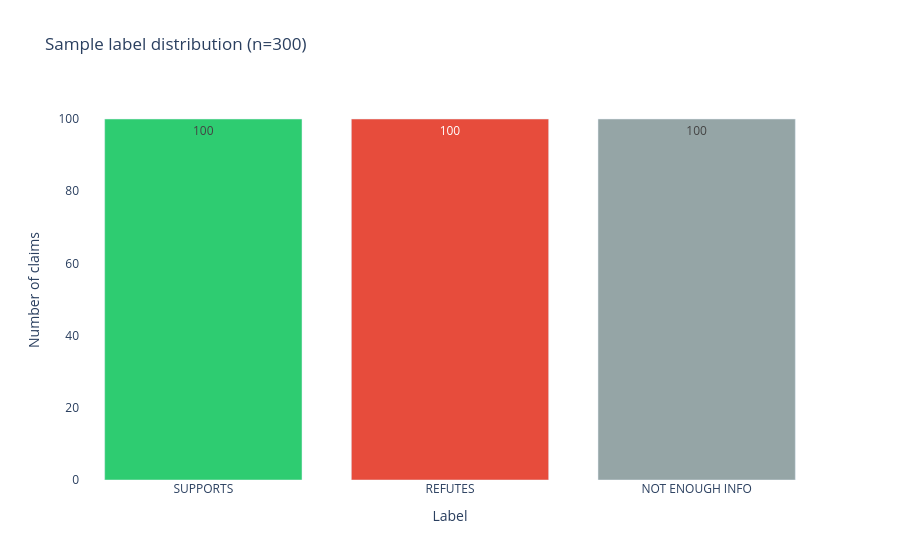

The cell this chart's notebook holds for it:
### Markdown cell above
### 3.1 Label Distribution

### Code cell
label_counts = sample["label"].value_counts().reset_index()
label_counts.columns = ["label", "count"]

fig = px.bar(
    label_counts,
    x="label",
    y="count",
    color="label",
    color_discrete_map={
        "SUPPORTS": "#2ecc71",
        "REFUTES": "#e74c3c",
        "NOT ENOUGH INFO": "#95a5a6"
    },
    title="Sample label distribution (n=300)",
    labels={"label": "Label", "count": "Number of claims"},
    text_auto=True
)
fig.update_layout(showlegend=False, plot_bgcolor="white")
fig.show()

### Figure 1 — Plotly figure (JSON) as saved in the notebook; plotly's stock layout.template omitted (floating-point values rounded to 4 significant figures)
{"data": [{"hovertemplate": "Label=%{x}<br>Number of claims=%{y}<extra></extra>", "legendgroup": "SUPPORTS", "marker": {"color": "#2ecc71", "pattern": {"shape": ""}}, "name": "SUPPORTS", "orientation": "v", "showlegend": true, "textposition": "auto", "texttemplate": "%{y}", "x": ["SUPPORTS"], "xaxis": "x", "y": [100], "yaxis": "y", "type": "bar"}, {"hovertemplate": "Label=%{x}<br>Number of claims=%{y}<extra></extra>", "legendgroup": "REFUTES", "marker": {"color": "#e74c3c", "pattern": {"shape": ""}}, "name": "REFUTES", "orientation": "v", "showlegend": true, "textposition": "auto", "texttemplate": "%{y}", "x": ["REFUTES"], "xaxis": "x", "y": [100], "yaxis": "y", "type": "bar"}, {"hovertemplate": "Label=%{x}<br>Number of claims=%{y}<extra></extra>", "legendgroup": "NOT ENOUGH INFO", "marker": {"color": "#95a5a6", "pattern": {"shape": ""}}, "name": "NOT ENOUGH INFO", "orientation": "v", "showlegend": true, "textposition": "auto", "texttemplate": "%{y}", "x": ["NOT ENOUGH INFO"], "xaxis": "x", "y": [100], "yaxis": "y", "type": "bar"}], "layout": {"xaxis": {"anchor": "y", "domain": [0.0, 1.0], "title": {"text": "Label"}, "categoryorder": "array", "categoryarray": ["SUPPORTS", "REFUTES", "NOT ENOUGH INFO"]}, "yaxis": {"anchor": "x", "domain": [0.0, 1.0], "title": {"text": "Number of claims"}}, "legend": {"title": {"text": "Label"}, "tracegroupgap": 0}, "title": {"text": "Sample label distribution (n=300)"}, "barmode": "relative", "showlegend": false, "plot_bgcolor": "white"}}
